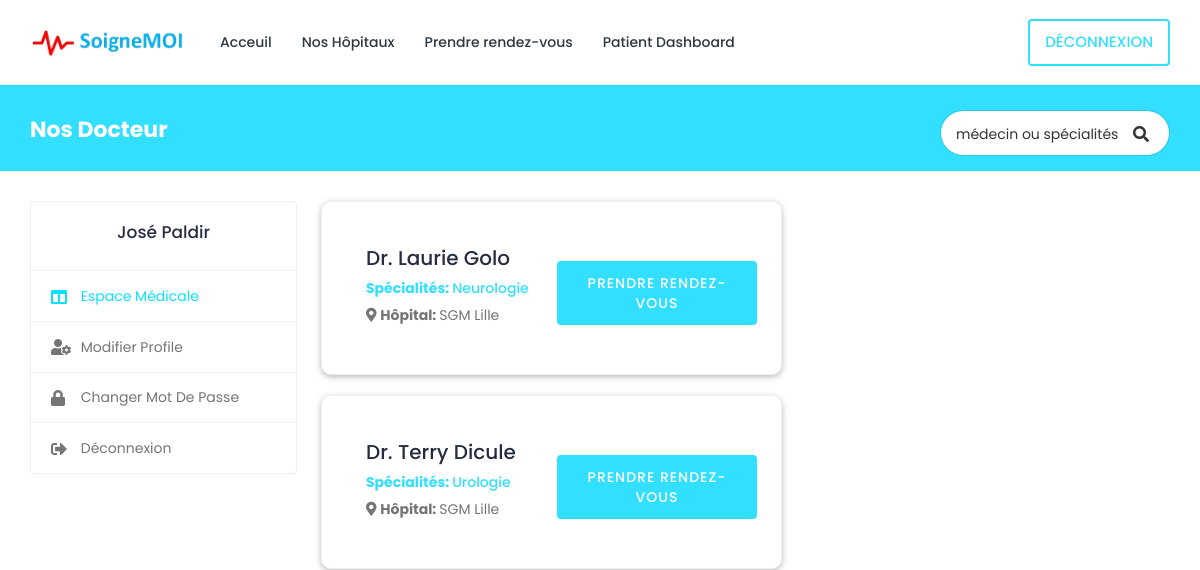
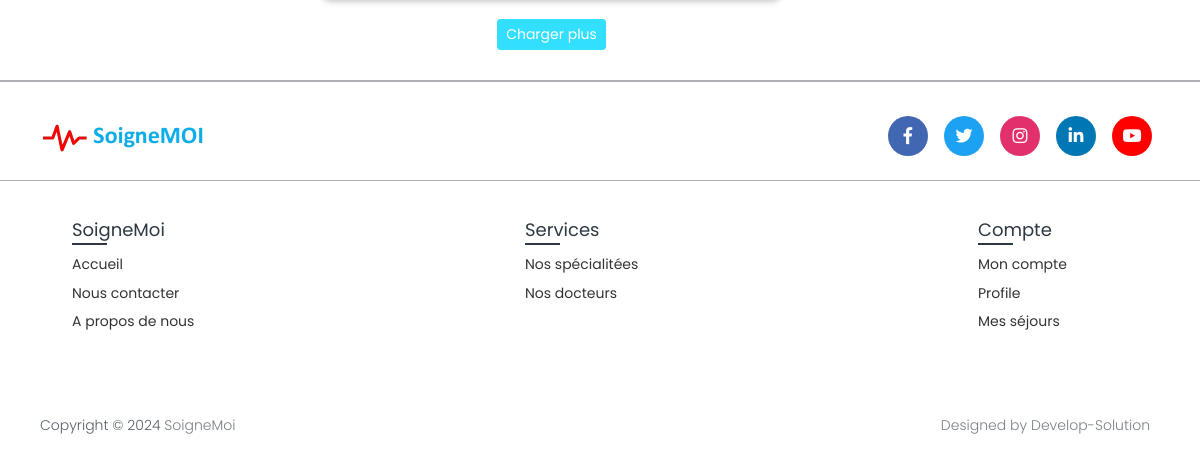
The app's page /search/ (signed in), older data (2 pictures, top to bottom).
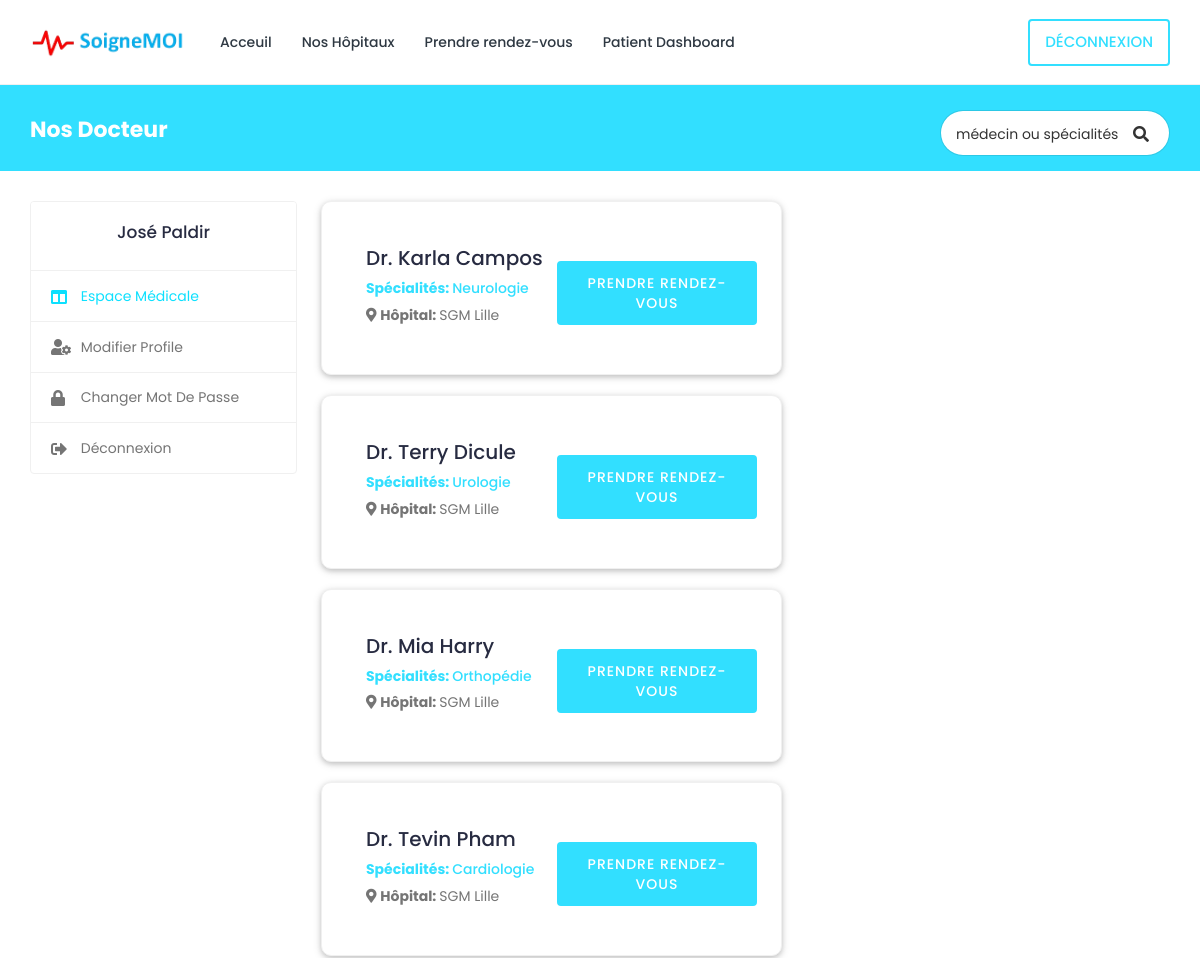
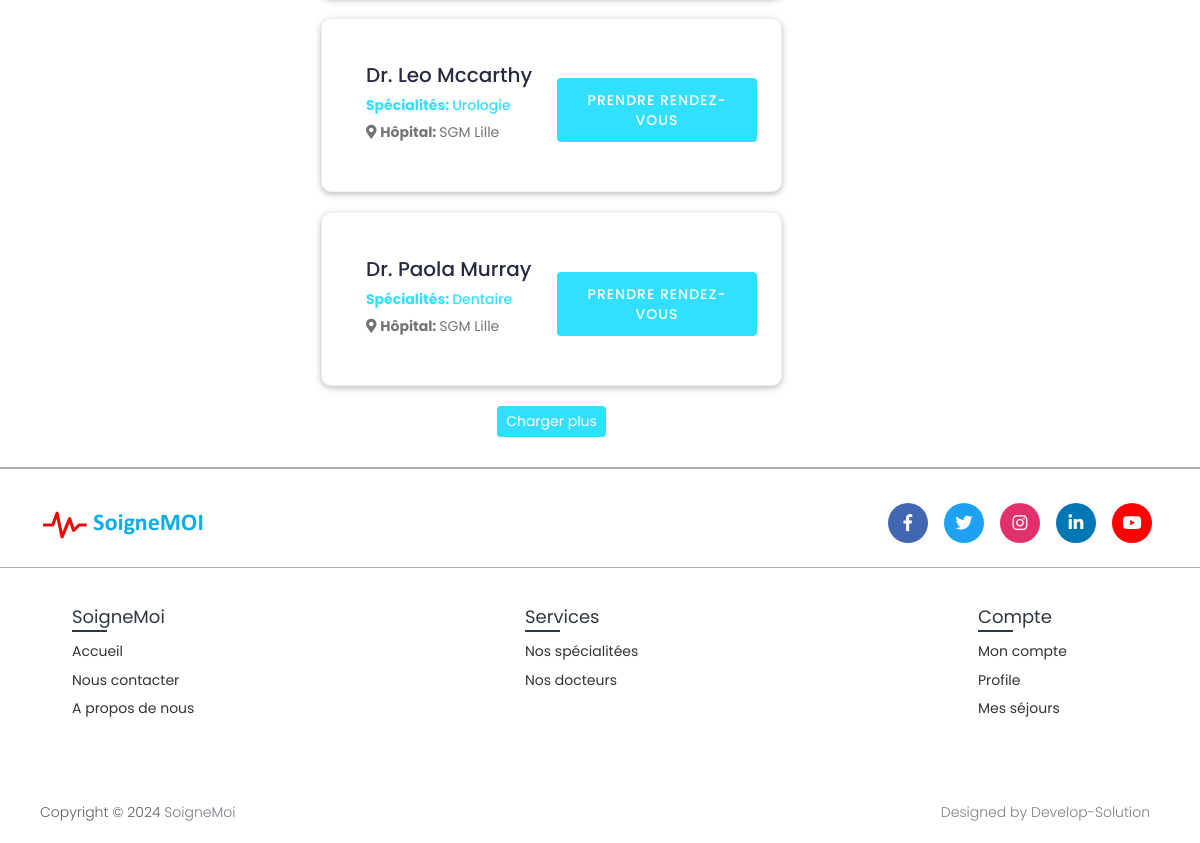
The same page, newer data (2 pictures, top to bottom).
### book/models.py (models this page shows, shortened)
class Patient(models.Model):
    patient_id = models.AutoField(primary_key=True)
    user = models.OneToOneField(User, on_delete=models.CASCADE, null=True, blank=True, related_name='patient')
    first_name = models.CharField(max_length=200, null=True, blank=True)
    last_name = models.CharField(max_length=200, null=True, blank=True)
    phone_number = models.CharField(max_length=10,null=True, blank=True)
    address = models.CharField(max_length=200, null=True, blank=True)
    date_of_bird = models.DateField(null=True, blank=True)
    serial_number = models.CharField(max_length=200, null=True, blank=True)

class Doctor(models.Model):
    doctor_id = models.AutoField(primary_key=True)
    user = models.OneToOneField(User, on_delete=models.CASCADE, null=True, blank=True, related_name='profile')
    first_name = models.CharField(max_length=200, null=True)
    last_name = models.CharField(max_length=200, null=True)
    specialization = models.ForeignKey(Specialization, on_delete=models.SET_NULL, null=True, blank=True)
    phone_number = models.CharField(max_length=200, null=True, blank=True)
    date_of_bird = models.DateField(null=True, blank=True)
    hospital_name = models.ForeignKey(Hospital, on_delete=models.SET_NULL, null=True, blank=True)

class Specialization(models.Model):
    specialization_id = models.AutoField(primary_key=True)
    hospital = models.ForeignKey(Hospital, on_delete=models.CASCADE, null=True, blank=True)
    specialization_name = models.CharField(max_length=200, null=True, blank=True)

class Hospital(models.Model):
    hospital_id = models.AutoField(primary_key=True)
    name = models.CharField(max_length=200, null=True, blank=True)
    address = models.CharField(max_length=200, null=True, blank=True)
    featured_image = models.ImageField(upload_to='hospitals/', default='hospitals/default.png', null=True, blank=True)
    description = models.TextField(null=True, blank=True)
    email = models.EmailField(max_length=200, null=True, blank=True)
    phone_number = models.CharField(max_length=10,null=True, blank=True)
    def __str__(self):
        return str(self.name)

### book/views.py (the view)
# urls.py: path('search/', views.search, name='search'),
@csrf_exempt
@login_required(login_url="login")
def search(request):
    if request.user.is_authenticated and request.user.is_patient:
        search_query = ''
        if request.GET.get('search_query'):
            search_query = request.GET.get('search_query')
        doctors = Doctor.objects.filter(
            Q(last_name__icontains=search_query) |
            Q(first_name__icontains=search_query) |
            Q(specialization__specialization_name__icontains=search_query)
        )
        patient = Patient.objects.get(user=request.user)
        context = {'patient': patient, 'doctors': doctors,  'search_query': search_query}
        return render(request, 'book/doctors/search.html', context)
    else:
        logout(request)
        messages.error(request, 'Non autorisé')
        return render(request, 'login.html')

### templates/book/doctors/search.html (shortened to what this page needs)
{% extends 'book/base.html' %}
{% load static %}
{% block content %}
{% load static %}
  <body>
    <div class="main-wrapper">
      <div class="breadcrumb-bar">
				<div class="container-fluid">
					<div class="row align-items-center">
						<div class="col-md-6 col-6">
							<h2 class="breadcrumb-title">Nos Docteur</h2>
						</div>
						<div class="col-md-6 col-6">
							<div class="top-nav-search">
								<form action="{% url 'search' %}" method="GET">
									<input type="text" class="form-control" placeholder="médecin ou spécialités" name="search_query" value="{{search_query}}">
									<button class="btn" type="submit"><i class="fa fa-search"></i></button>
								</form>
							</div>
						</div>
					</div>
				</div>
			</div>
      <div class="content">
        <div class="container-fluid">
          <div class="row">
            <div class="col-md-5 col-lg-4 col-xl-3 theiaStickySidebar">
              <div>{% include 'book/patient/patient-sidebar.html' %}</div>
            </div>
            <div class="col-md-12 col-lg-8 col-xl-5">
              {% for doctor in doctors %}
              <div class="card">
                <div class="card-body">
                  <div class="doctor-widget">
                    <div class="doc-info-left">
                      <div class="doc-info-cont">
                          <h4 class="doc-name">
                          <a >Dr. {{doctor.first_name}} {{doctor.last_name}} </a>
                          </h4>
                        <h5 class="doc-department"><b>Spécialités: </b>
                          {{ doctor.specialization.specialization_name }}
                        </h5>
                        <div class="clinic-details">
                          <p class="doc-location">
                            <i class="fas fa-map-marker-alt"></i> <b>Hôpital: </b>
                            {{doctor.hospital_name}}
                          </p>
                        </div>
                      </div>
                    </div>
                    <div class="doc-info-right">
                      <div class="clinic-booking">
                        <a class="apt-btn">Prendre rendez-vous</a>
                      </div>
                    </div>
                  </div>
                </div>
              </div>
              {% endfor %}
              <div class="load-more text-center">
                <a class="btn btn-primary btn-sm" href="javascript:void(0);"
                  >Charger plus</a
                >
              </div>
            </div>
          </div>
        </div>
      </div>
    </div>
  </body>
{% endblock content %}

### templates/book/base.html (shortened to what this page needs)
<!doctype html>
<html lang="fr">
{% load static %}
<head>
    <link rel="stylesheet" href="{% static 'SGM/css/bootstrap.min.css' %}"/>
    <link href="https://cdn.jsdelivr.net/npm/bootstrap@5.0.2/dist/css/bootstrap.min.css" rel="stylesheet">
    <link rel="stylesheet" href="{% static 'SGM/plugins/fontawesome/css/fontawesome.min.css' %}"/>
    <link rel="stylesheet" href="{% static 'SGM/plugins/fontawesome/css/all.min.css' %}"/>
    <link rel="stylesheet" href="{% static 'SGM/css/style.css' %}"/>
    <link rel="stylesheet" href="{% static 'SGM/css/bootstrap-datetimepicker.min.css' %}"/>
    <link rel="stylesheet" href="{% static 'SGM/plugins/select2/css/select2.min.css' %}"/>
    <link href="https://use.fontawesome.com/releases/v5.7.2/css/all.css" rel="stylesheet" />
   <link rel="stylesheet" href="{% static 'SGM/css/search.css' %}">
    <link rel="stylesheet" href="{% static 'SGM/plugins/fancybox/jquery.fancybox.min.css'%}"/>
<link rel="stylesheet"href="{% static 'SGM/css/hospital.css' %}">
</head>
<body>
  <header>
    {% include './partials/header.html' %}
  </header>
  {% block content %}
  {% endblock content %}
  {% include './partials/footer.html' %}
    <link rel="stylesheet" href="{% static 'SGM/plugins/fontawesome/css/all.min.css' %}"/>
</body>
</html>

### templates/book/partials/header.html (shortened to what this page needs)
{% load static %}
<nav class="navbar navbar-expand-lg header-nav">
  <div class="navbar-header">
     <a href="/" class="navbar-brand logo">
      <img src="{% static 'SGM/images/LOGO/logo.png' %}" class="img-fluid" alt="Logo"/>
     </a>
  </div>
  <div class="main-menu-wrapper">
    <ul class="main-nav">
      <li>
        <a href="/" style="text-decoration: none;">Acceuil</a>
      </li>
      <li><a href="{% url 'list-hospital' %}" style="text-decoration: none;">Nos Hôpitaux</a></li>
      {% if user.is_authenticated and user.is_patient  %}
      <li><a href="{% url 'search' %}" style="text-decoration: none;">Prendre rendez-vous</a></li>
      {% endif %}
       {% if user.is_authenticated and user.is_patient %}
      <li><a href="{% url 'patient-dashboard' %}"style="text-decoration: none;">Patient Dashboard</a></li>
      {% endif %}
    </ul>
  </div>
  <ul class="nav header-navbar-rht">
    {% if user.is_authenticated %}
    <li class="nav-item">
      <a class="nav-link header-login" href="{% url 'logout' %}">Déconnexion</a>
    </li>
    {% else %}
    <li class="nav-item">
      <a class="nav-link header-login" href="{% url 'login' %}" >Connexion</a>
    </li>
    {% endif %}
  </ul>
</nav>

### templates/book/patient/patient-sidebar.html
{% load static %}
<body>
    <div class="profile-sidebar">
      <div class="widget-profile pro-widget-content">
        <div class="profile-info-widget">
          <div class="profile-det-info">
            <h3>{{patient.first_name}} {{ patient.last_name}}</h3>
          </div>
        </div>
      </div>
      <div class="dashboard-widget">
        <nav class="dashboard-menu sidebar">
          <ul>
            <li class="active">
              <a href="{% url 'patient-dashboard' %}" class="nav-link">
                <i class="fas fa-columns"></i>
                <span>Espace médicale</span>
              </a>
            </li>
            <li>
              <a href="{% url 'profile-settings' %}" class="nav-link">
                <i class="fas fa-user-cog"></i>
                <span>Modifier profile</span>
              </a>
            </li>
            <li>
              <a href="{% url 'change-password' pk=user.id%}" class="nav-link">
                <i class="fas fa-lock"></i>
                <span>Changer mot de passe</span>
              </a>
            </li>
            <li>
              <a href="{% url 'logout' %}" class="nav-link">
                <i class="fas fa-sign-out-alt"></i>
                <span>Déconnexion</span>
              </a>
            </li>
          </ul>
        </nav>
      </div>
    </div>
</body>

### templates/book/partials/footer.html (shortened to what this page needs)
{% load static %}
<footer class="footer">
  <div class="trait">
  </div>
  <div class="content">
    <div class="top">
      <div class="logo-details">
         <a class="navbar-brand" href="">
            <img class="img-fluid" src="{% static 'SGM/images/LOGO/logo2.png' %}" alt="logo">
         </a>
      </div>
      <div class="media-icons">
        <a href="/"><i class="fab fa-facebook-f"></i></a>
        <a href="/"><i class="fab fa-twitter"></i></a>
        <a href="/"><i class="fab fa-instagram"></i></a>
        <a href="/"><i class="fab fa-linkedin-in"></i></a>
        <a href="/"><i class="fab fa-youtube"></i></a>
      </div>
    </div>
    <div class="link-boxes">
      <ul class="box">
        <li class="link_name">SoigneMoi</li>
        <li><a href="/">Accueil</a></li>
        <li><a href="">Nous contacter</a></li>
        <li><a href="">A propos de nous</a></li>
      </ul>
      <ul class="box">
        <li class="link_name">Services</li>
         <li><a href="{% url 'search'%}">Nos spécialitées</a></li>
        <li><a href="{% url 'search'%}">Nos docteurs</a></li>
      </ul>
      <ul class="box">
        <li class="link_name">Compte</li>
        <li><a href="{% url 'patient-dashboard' %}">Mon compte</a></li>
        {% if user.is_authenticated and user.is_patient  %}
        <li><a href="{% url 'profile-settings' %}">Profile</a></li>
        {% endif %}
        <li><a href="{% url 'patient-dashboard' %}">Mes séjours</a></li>
      </ul>
    </div>
  </div>
  <div class="bottom-details">
    <div class="bottom_text">
      <span class="copyright_text">Copyright &#169; 2024 <a href="#">SoigneMoi</a></span>
      <span class="policy_terms">
        <a href="#">Designed by Develop-Solution</a>
      </span>
    </div>
  </div>
</footer>

### static/SGM/css/search.css (style rules this page uses)
.top-nav-search { float: right; margin-left: 15px; }
.top-nav-search form { margin-top: 10px; position: relative; width: 230px; }
.top-nav-search .form-control { border-color: rgba(0, 0, 0, 0.1); border-radius: 50px; color: #333; height: 40px; padding: 10px 50px 10px 15px; }
.top-nav-search .btn { background-color: transparent; border-color: transparent; color: #333; min-height: 40px; padding: 12px 20px; position: absolute; right: 0; top: 0; }
.top-nav-search .form-control::placeholder { color: #333; }

### static/SGM/css/hospital.css (style rules this page uses)
.card { display: block; margin-bottom: 20px; line-height: 1.42857143; background-color: #fff; border-radius: 10px; box-shadow: 0 2px 5px 0 rgba(0,0,0,0.16),0 2px 10px 0 rgba(0,0,0,0.12); transition: box-shadow .25s; }

Row changes from the older to the newer data that the page shows:
changed Doctor "Neurologie": first_name "Laurie" → "Karla"; last_name "Golo" → "Campos"
added Doctor: first_name "Mia", last_name "Harry", specialization.specialization_name "Orthopédie", hospital_name "SGM Lille"
added Doctor: first_name "Tevin", last_name "Pham", specialization.specialization_name "Cardiologie", hospital_name "SGM Lille"
added Doctor: first_name "Leo", last_name "Mccarthy", specialization.specialization_name "Urologie", hospital_name "SGM Lille"
added Doctor: first_name "Paola", last_name "Murray", specialization.specialization_name "Dentaire", hospital_name "SGM Lille"
